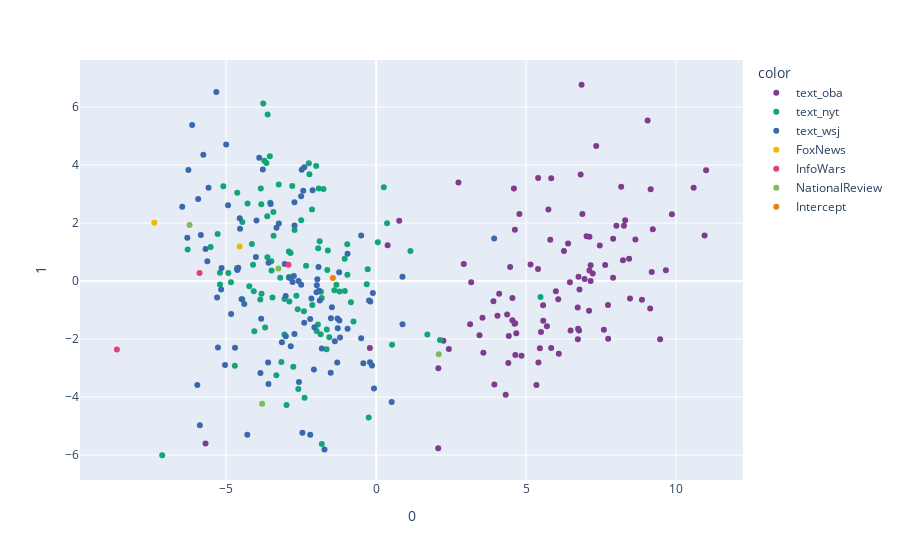

Write notebook code for a chart like this one.
### Markdown cell above
<A HREF="https://plotly.com/python/discrete-color/#color-sequences-in-plotly-express">Plotly discrete color palettes/sequences</A><BR><A HREF="https://plotly.com/python/plotly-express/">Plotly Express docs</A>

### Code cell
fig = px.scatter(pcafit, 
                 x=0, 
                 y=1, 
                 color=pcaBiplotData['source'],
                 hover_name=pcaBiplotData['date'],
                 color_discrete_sequence=px.colors.qualitative.Bold)
fig.show()
